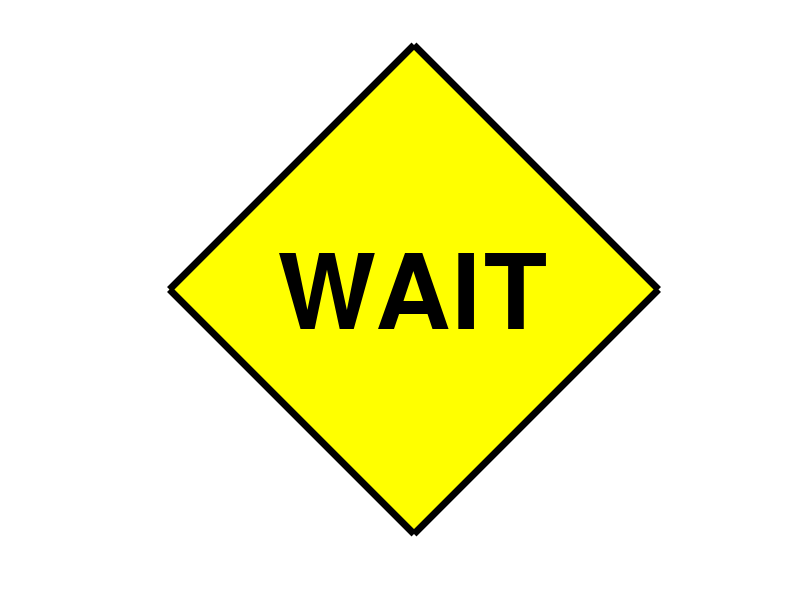

This chart was generated by the following MATLAB code:
t =(1:4)*pi/2; x = cos(t); y = sin(t);
h=fill(x,y,'y'); axis square off;
set(h,'linewidth',5);
text(0,0,'WAIT','Color', 'k', 'FontSize', 75, ...
'FontWeight','bold', 'HorizontalAlignment', 'center');